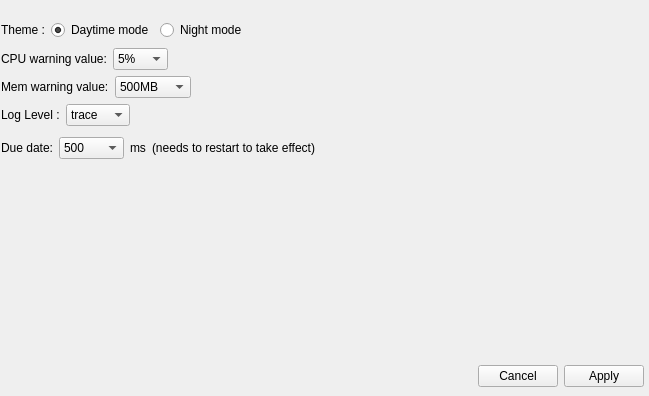
<?xml version="1.0" encoding="UTF-8"?>
<ui version="4.0">
 <class>SettingWidget</class>
 <widget class="QWidget" name="SettingWidget">
  <property name="geometry">
   <rect>
    <x>0</x>
    <y>0</y>
    <width>649</width>
    <height>396</height>
   </rect>
  </property>
  <property name="windowTitle">
   <string>Form</string>
  </property>
  <widget class="QWidget" name="layoutWidget">
   <property name="geometry">
    <rect>
     <x>430</x>
     <y>360</y>
     <width>214</width>
     <height>32</height>
    </rect>
   </property>
   <layout class="QHBoxLayout" name="horizontalLayout">
    <item>
     <spacer name="horizontalSpacer">
      <property name="orientation">
       <enum>Qt::Horizontal</enum>
      </property>
      <property name="sizeHint" stdset="0">
       <size>
        <width>40</width>
        <height>20</height>
       </size>
      </property>
     </spacer>
    </item>
    <item>
     <widget class="QPushButton" name="cancelPushButton">
      <property name="text">
       <string>Cancel</string>
      </property>
     </widget>
    </item>
    <item>
     <widget class="QPushButton" name="applyPushButton">
      <property name="text">
       <string>Apply</string>
      </property>
     </widget>
    </item>
   </layout>
  </widget>
  <widget class="QWidget" name="layoutWidget">
   <property name="geometry">
    <rect>
     <x>1</x>
     <y>18</y>
     <width>391</width>
     <height>24</height>
    </rect>
   </property>
   <layout class="QVBoxLayout" name="verticalLayout">
    <item>
     <layout class="QHBoxLayout" name="horizontalLayout_3">
      <item>
       <widget class="QLabel" name="label_2">
        <property name="text">
         <string>Theme :</string>
        </property>
       </widget>
      </item>
      <item>
       <widget class="QRadioButton" name="DayModeRadioButton">
        <property name="text">
         <string>Daytime mode</string>
        </property>
        <property name="checked">
         <bool>true</bool>
        </property>
       </widget>
      </item>
      <item>
       <widget class="QRadioButton" name="NightModeRadioButton">
        <property name="text">
         <string>Night mode</string>
        </property>
       </widget>
      </item>
      <item>
       <spacer name="horizontalSpacer_3">
        <property name="orientation">
         <enum>Qt::Horizontal</enum>
        </property>
        <property name="sizeHint" stdset="0">
         <size>
          <width>40</width>
          <height>20</height>
         </size>
        </property>
       </spacer>
      </item>
     </layout>
    </item>
   </layout>
  </widget>
  <widget class="QWidget" name="layoutWidget">
   <property name="geometry">
    <rect>
     <x>1</x>
     <y>48</y>
     <width>391</width>
     <height>116</height>
    </rect>
   </property>
   <layout class="QVBoxLayout" name="verticalLayout_2">
    <item>
     <layout class="QHBoxLayout" name="horizontalLayout_5">
      <item>
       <widget class="QLabel" name="label_6">
        <property name="text">
         <string>CPU warning value:</string>
        </property>
       </widget>
      </item>
      <item>
       <widget class="QComboBox" name="CPUWariningComboBox">
        <item>
         <property name="text">
          <string>5%</string>
         </property>
        </item>
        <item>
         <property name="text">
          <string>8%</string>
         </property>
        </item>
        <item>
         <property name="text">
          <string>10%</string>
         </property>
        </item>
        <item>
         <property name="text">
          <string>20%</string>
         </property>
        </item>
        <item>
         <property name="text">
          <string>25%</string>
         </property>
        </item>
        <item>
         <property name="text">
          <string>40%</string>
         </property>
        </item>
        <item>
         <property name="text">
          <string>50%</string>
         </property>
        </item>
        <item>
         <property name="text">
          <string>70%</string>
         </property>
        </item>
        <item>
         <property name="text">
          <string>80%</string>
         </property>
        </item>
       </widget>
      </item>
      <item>
       <spacer name="horizontalSpacer_5">
        <property name="orientation">
         <enum>Qt::Horizontal</enum>
        </property>
        <property name="sizeHint" stdset="0">
         <size>
          <width>40</width>
          <height>20</height>
         </size>
        </property>
       </spacer>
      </item>
     </layout>
    </item>
    <item>
     <layout class="QHBoxLayout" name="horizontalLayout_6">
      <item>
       <widget class="QLabel" name="label_7">
        <property name="text">
         <string>Mem warning value:</string>
        </property>
       </widget>
      </item>
      <item>
       <widget class="QComboBox" name="MemWarningComboBox">
        <item>
         <property name="text">
          <string>500MB</string>
         </property>
        </item>
        <item>
         <property name="text">
          <string>800MB</string>
         </property>
        </item>
        <item>
         <property name="text">
          <string>1000MB</string>
         </property>
        </item>
        <item>
         <property name="text">
          <string>1500MB</string>
         </property>
        </item>
        <item>
         <property name="text">
          <string>2000MB</string>
         </property>
        </item>
        <item>
         <property name="text">
          <string>3000MB</string>
         </property>
        </item>
        <item>
         <property name="text">
          <string>4000MB</string>
         </property>
        </item>
        <item>
         <property name="text">
          <string>5000MB</string>
         </property>
        </item>
        <item>
         <property name="text">
          <string>8000MB</string>
         </property>
        </item>
       </widget>
      </item>
      <item>
       <spacer name="horizontalSpacer_6">
        <property name="orientation">
         <enum>Qt::Horizontal</enum>
        </property>
        <property name="sizeHint" stdset="0">
         <size>
          <width>40</width>
          <height>20</height>
         </size>
        </property>
       </spacer>
      </item>
     </layout>
    </item>
    <item>
     <layout class="QHBoxLayout" name="horizontalLayout_2">
      <item>
       <widget class="QLabel" name="label">
        <property name="text">
         <string>Log Level :</string>
        </property>
       </widget>
      </item>
      <item>
       <widget class="QComboBox" name="LogLevelComboBox">
        <item>
         <property name="text">
          <string>trace</string>
         </property>
        </item>
        <item>
         <property name="text">
          <string>debug</string>
         </property>
        </item>
        <item>
         <property name="text">
          <string>info</string>
         </property>
        </item>
        <item>
         <property name="text">
          <string>warn</string>
         </property>
        </item>
        <item>
         <property name="text">
          <string>err</string>
         </property>
        </item>
        <item>
         <property name="text">
          <string>critical</string>
         </property>
        </item>
        <item>
         <property name="text">
          <string>off</string>
         </property>
        </item>
       </widget>
      </item>
      <item>
       <spacer name="horizontalSpacer_2">
        <property name="orientation">
         <enum>Qt::Horizontal</enum>
        </property>
        <property name="sizeHint" stdset="0">
         <size>
          <width>40</width>
          <height>20</height>
         </size>
        </property>
       </spacer>
      </item>
     </layout>
    </item>
    <item>
     <layout class="QHBoxLayout" name="horizontalLayout_4">
      <item>
       <widget class="QLabel" name="label_3">
        <property name="text">
         <string>Due date:</string>
        </property>
       </widget>
      </item>
      <item>
       <widget class="QComboBox" name="DueDateComboBox">
        <item>
         <property name="text">
          <string>500</string>
         </property>
        </item>
        <item>
         <property name="text">
          <string>800</string>
         </property>
        </item>
        <item>
         <property name="text">
          <string>1000</string>
         </property>
        </item>
        <item>
         <property name="text">
          <string>1200</string>
         </property>
        </item>
        <item>
         <property name="text">
          <string>1500</string>
         </property>
        </item>
        <item>
         <property name="text">
          <string>3000</string>
         </property>
        </item>
        <item>
         <property name="text">
          <string>5000</string>
         </property>
        </item>
        <item>
         <property name="text">
          <string>10000</string>
         </property>
        </item>
       </widget>
      </item>
      <item>
       <widget class="QLabel" name="label_4">
        <property name="text">
         <string>ms</string>
        </property>
       </widget>
      </item>
      <item>
       <widget class="QLabel" name="label_5">
        <property name="text">
         <string>(needs to restart to take effect)</string>
        </property>
       </widget>
      </item>
      <item>
       <spacer name="horizontalSpacer_4">
        <property name="orientation">
         <enum>Qt::Horizontal</enum>
        </property>
        <property name="sizeHint" stdset="0">
         <size>
          <width>40</width>
          <height>20</height>
         </size>
        </property>
       </spacer>
      </item>
     </layout>
    </item>
   </layout>
  </widget>
 </widget>
 <resources/>
 <connections/>
</ui>
